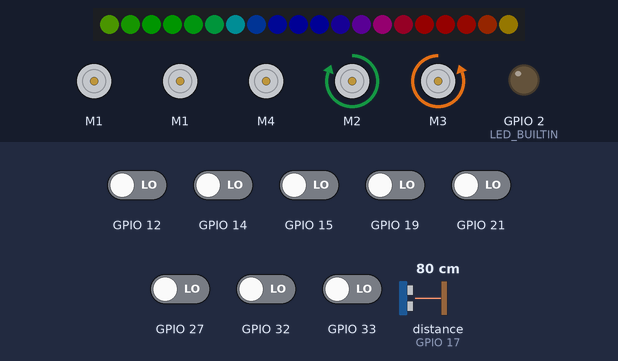
A program run on a simulated ESP32. Parts: 20 RGB LEDs in strip order, left to right, 5 × DC motor (green arrow = forward, orange = backward, longer = faster), output pins drawn as LEDs (lit = HIGH). The inputs (shaded band) are chosen by the test bench; at power-on: GPIO 12, GPIO 14, GPIO 15, GPIO 19, GPIO 21, GPIO 27, GPIO 32, GPIO 33 LOW, distance to the obstacle (sensor on GPIO 17) 80 cm. Dim RGB values are drawn brighter than linear; what the program prints to the serial monitor is not drawn.

Above: at 11.7 s.
11.8 s: distance to the obstacle (sensor on GPIO 17) set to 35 cm
At 12.19 s:
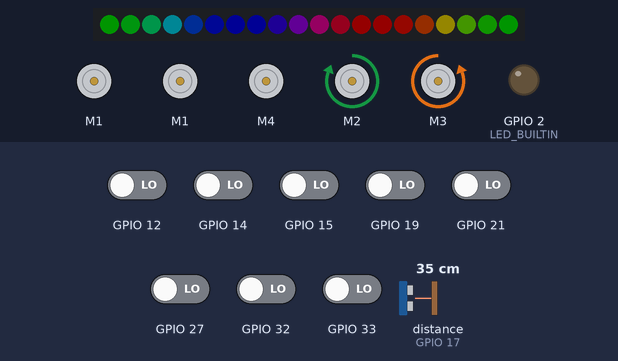
14.8 s: GPIO 12 driven HIGH
At 14.9 s:
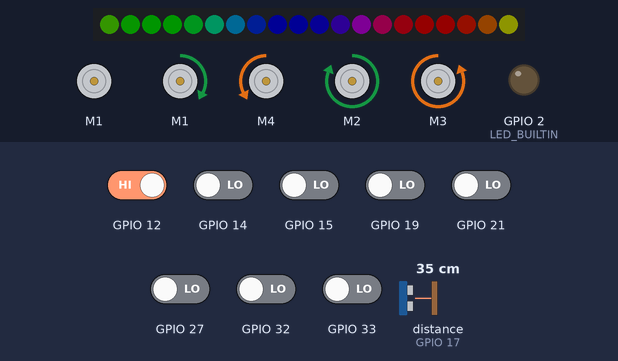
17.4 s: distance to the obstacle (sensor on GPIO 17) set to 2 cm
At 17.62 s:
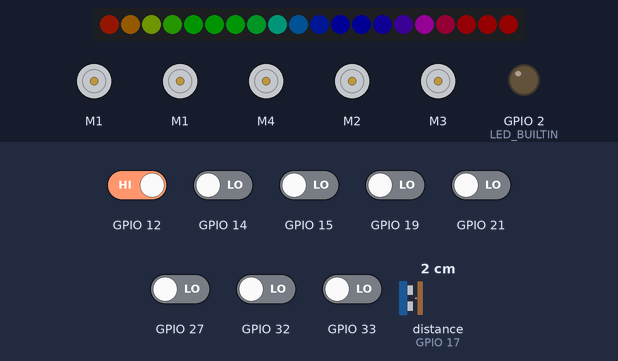
19.8 s: distance to the obstacle (sensor on GPIO 17) set to 18 cm
At 20.33 s:
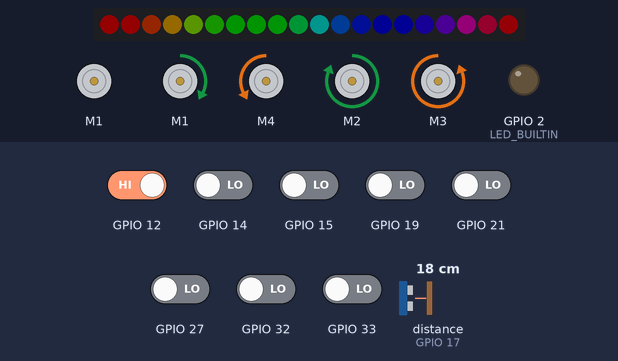
22.8 s: GPIO 15 driven HIGH
At 24.28 s:
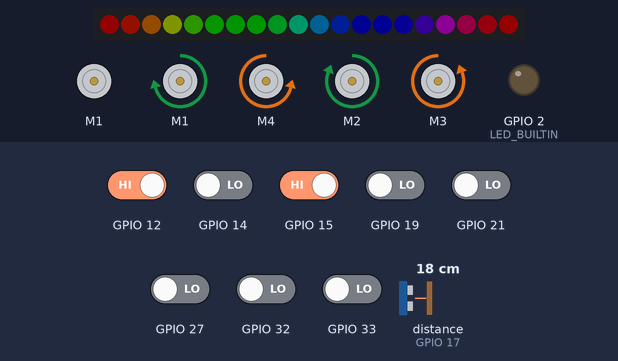
25.3 s: GPIO 14 driven HIGH
At 26.1 s:
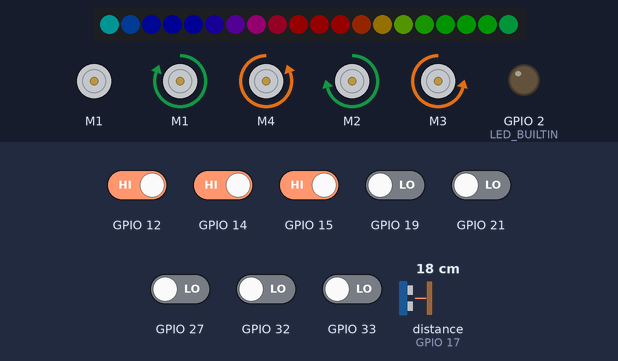
Timing chart, 0 to 28.3 s (numbered marks = the images above; inputs shaded):
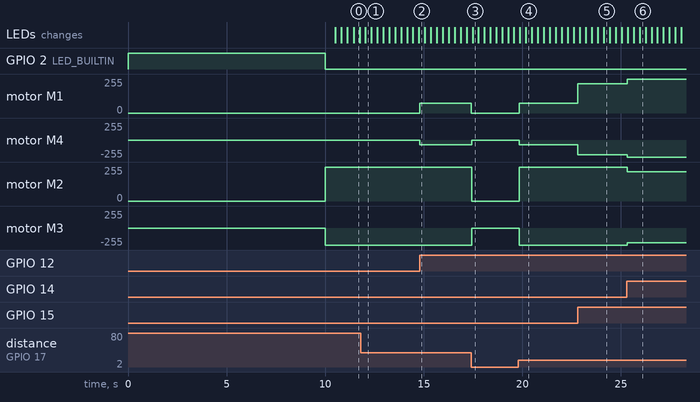

The program:

main.cpp
```cpp
#include <Arduino.h>
#include <QTRSensors.h>
#include <Ultrasonic.h>
#include <SPI.h>
#include <Adafruit_MotorShield.h>
#include <PID_v1.h>

#include <WiFi.h>
#include <ESPmDNS.h>
#include <WiFiUdp.h>
#include <ArduinoOTA.h>

const char *ssid = "crunchlab";
const char *password = "crunchlab";
unsigned long previousMillis;

#include <Adafruit_DotStar.h>

// There is only one pixel on the board
#define NUMPIXELS 20

// Use these pin definitions for the ItsyBitsy M4
#define DATAPIN 5
#define CLOCKPIN 4 // 13

Adafruit_DotStar strip(NUMPIXELS, DATAPIN, CLOCKPIN, DOTSTAR_BRG);

// Entre 0 et 1
#define SPEED_FACTOR 1
/*
#define Kp 0.05
#define Ki 1
#define Kd 2.5
*/

/*
  MOTOR
*/
Adafruit_MotorShield AFMS = Adafruit_MotorShield();

Adafruit_DCMotor *myMotor1 = AFMS.getMotor(1);
Adafruit_DCMotor *myMotor2 = AFMS.getMotor(4);
Adafruit_DCMotor *myMotor3 = AFMS.getMotor(2);
Adafruit_DCMotor *myMotor4 = AFMS.getMotor(3);

Adafruit_DCMotor tab[] = {*myMotor1, *myMotor2, *myMotor3, *myMotor4};

int speed_gauche = 0;
int speed_droite = 0;

/*
  LINE FOLLOWER
*/
QTRSensors qtr;

const uint8_t SensorCount = 8;
uint16_t sensorValues[SensorCount];
int last_error = 0;
int error = 0;
int sum_error = 0;

/*
  ULTRASON
*/
Ultrasonic ultrasonic(17);
long RangeInInches;
long RangeInCentimeters;

/*
  PID
*/
double Setpoint, Input, Output;

// Specify the links and initial tuning parameters
double Kp = 0.075, Ki = 0.001, Kd = 0.005; // 0.1 OK
// 0.05 0.005 et 0 // 14.29
// Kp=0.05, Ki=0.005, Kd=0.05; 14.5
// Kp=0.1, Ki=0.000, Kd=0.0; 14
// Kp=0.05, Ki=0.005, Kd=0.005; sympa
PID myPID(&Input, &Output, &Setpoint, Kp, Ki, Kd, DIRECT);

TaskHandle_t Task1;
TaskHandle_t Task2;

void rainbow(int wait){
  // Hue of first pixel runs 5 complete loops through the color wheel.
  // Color wheel has a range of 65536 but it's OK if we roll over, so
  // just count from 0 to 5*65536. Adding 256 to firstPixelHue each time
  // means we'll make 5*65536/256 = 1280 passes through this outer loop:
  for (long firstPixelHue = 0; firstPixelHue < 5 * 65536; firstPixelHue += 256)
  {
    for (int i = 0; i < strip.numPixels(); i++)
    { // For each pixel in strip...
      // Offset pixel hue by an amount to make one full revolution of the
      // color wheel (range of 65536) along the length of the strip
      // (strip.numPixels() steps):
      int pixelHue = firstPixelHue + (i * 65536L / strip.numPixels());
      // strip.ColorHSV() can take 1 or 3 arguments: a hue (0 to 65535) or
      // optionally add saturation and value (brightness) (each 0 to 255).
      // Here we're using just the single-argument hue variant. The result
      // is passed through strip.gamma32() to provide 'truer' colors
      // before assigning to each pixel:
      strip.setPixelColor(i, strip.gamma32(strip.ColorHSV(pixelHue)));
    }
    strip.show(); // Update strip with new contents
    delay(wait);  // Pause for a moment
  }
}

void initOTA()
{
  // Port defaults to 3232
  // ArduinoOTA.setPort(3232);

  // Hostname defaults to esp3232-[MAC]
  ArduinoOTA.setHostname("ESP32");

  // No authentication by default
  // ArduinoOTA.setPassword("admin");

  // Password can be set with it's md5 value as well
  // MD5(admin) = 21232f297a57a5a743894a0e4a801fc3
  // ArduinoOTA.setPasswordHash("21232f297a57a5a743894a0e4a801fc3");

  ArduinoOTA
      .onStart([]()
               {
    String type;
    if (ArduinoOTA.getCommand() == U_FLASH)
      type = "sketch";
    else // U_SPIFFS
      type = "filesystem";

    // NOTE: if updating SPIFFS this would be the place to unmount SPIFFS using SPIFFS.end()
    Serial.println("Start updating " + type); })
      .onEnd([]()
             { Serial.println("\nEnd"); })
      .onProgress([](unsigned int progress, unsigned int total)
                  { Serial.printf("Progress: %u%%\r", (progress / (total / 100))); })
      .onError([](ota_error_t error)
               {
    Serial.printf("Error[%u]: ", error);
    if (error == OTA_AUTH_ERROR) Serial.println("Auth Failed");
    else if (error == OTA_BEGIN_ERROR) Serial.println("Begin Failed");
    else if (error == OTA_CONNECT_ERROR) Serial.println("Connect Failed");
    else if (error == OTA_RECEIVE_ERROR) Serial.println("Receive Failed");
    else if (error == OTA_END_ERROR) Serial.println("End Failed"); });

  ArduinoOTA.begin();
}

void calibrationLine()
{
  pinMode(LED_BUILTIN, OUTPUT);
  digitalWrite(LED_BUILTIN, HIGH); // turn on Arduino's LED to indicate we are in calibration mode

  // 2.5 ms RC read timeout (default) * 10 reads per calibrate() call
  // = ~25 ms per calibrate() call.
  // Call calibrate() 400 times to make calibration take about 10 seconds.
  for (uint16_t i = 0; i < 400; i++)
  {
    qtr.calibrate();
  }
  digitalWrite(LED_BUILTIN, LOW); // turn off Arduino's LED to indicate we are through with calibration

  // print the calibration minimum values measured when emitters were on

  for (uint8_t i = 0; i < SensorCount; i++)
  {
    Serial.print(qtr.calibrationOn.minimum[i]);
    Serial.print(' ');
  }
  Serial.println();

  // print the calibration maximum values measured when emitters were on
  for (uint8_t i = 0; i < SensorCount; i++)
  {
    Serial.print(qtr.calibrationOn.maximum[i]);
    Serial.print(' ');
  }
  myPID.SetMode(AUTOMATIC);
  Serial.println();
  Serial.println();
}

int getPositionLine(){
  uint16_t position = qtr.readLineBlack(sensorValues);

  for (uint8_t i = 0; i < SensorCount; i++)
  {
    Serial.print(sensorValues[i]);
    Serial.print('\t');
  }
  Serial.print("   ");
  Serial.println(position);
  return position;
}

void turn(int speed_gauche, int speed_droite, int sens){
  uint8_t i = 0;
  /*
  for (int j = 0; j < 4; j++)
  {
    tab[j].run(sens);
  }
  */
  tab[0].run(FORWARD);
  tab[1].run(BACKWARD);
  tab[2].run(FORWARD);
  tab[3].run(BACKWARD);

  tab[0].setSpeed(speed_gauche * SPEED_FACTOR);
  tab[1].setSpeed(speed_gauche * SPEED_FACTOR);
  tab[2].setSpeed(speed_droite * SPEED_FACTOR);
  tab[3].setSpeed(speed_droite * SPEED_FACTOR);
}

void LineFollower(int position)
{
  if (position > 3500)
  {
    speed_droite = 255 - (position - 3500) / 13.73;
    speed_gauche = 255;
  }
  if (position < 3500)
  {
    speed_droite = 255;
    speed_gauche = (position) / 13.73;
  }
  // Serial.print(" speed gauche = ");
  // Serial.print(speed_gauche);
  // Serial.print(" speed droit = ");
  // Serial.println(speed_droite);

  turn(speed_gauche, speed_droite, 1);
}

void stop()
{
  Serial.println("stop");
  for (int j = 0; j < 4; j++)
  {
    tab[j].run(RELEASE);
    delay(10);
  }
}

void PIDLineFollower(int position, int goal)
{
  error = position - goal;
  sum_error += error;

  int motorSpeed = Kp * error + Ki * sum_error + Kd * (error - last_error);

  last_error = error;

  if (position == 3500)
  {
    sum_error = 0;
  }

  if (position > 3500)
  {
    speed_gauche = 255 - motorSpeed;
    speed_droite = 255;
  }

  if (position < 3500)
  {
    speed_gauche = 255;
    speed_droite = 255 - motorSpeed;
  }

  if (speed_gauche < 0)
  {
    speed_gauche = 0;
  }
  if (speed_droite < 0)
  {
    speed_droite = 0;
  }

  if (speed_gauche > 255)
  {
    speed_gauche = 255;
  }
  if (speed_droite > 255)
  {
    speed_droite = 255;
  }

  Serial.print(" speed gauche = ");
  Serial.print(speed_gauche);
  Serial.print(" speed droit = ");
  Serial.print(speed_droite);
  Serial.print(" error = ");
  Serial.print(error);
  Serial.print(" somme = ");
  Serial.println(sum_error);
}

void PID_test(int position, int goal)
{
  int real_pos = position;

  if (real_pos > 3500)
  {
    int diff = position - 3500;
    Input = 3500 - diff;
  }
  else
  {
    Input = position;
  }

  Setpoint = goal;
  myPID.Compute();
  Serial.print(" ");
  Serial.print(Output);

  if (real_pos > 3500)
  {
    turn(255, 255 - Output, 2);
    Serial.print("Gauche : ");
    Serial.print(255);
    Serial.print(" Droite : ");
    Serial.println(255 - Output);
  }
  else
  {
    turn(255 - Output, 255, 2);
    Serial.print("Gauche : ");
    Serial.print(255 - Output);
    Serial.print(" Droite : ");
    Serial.println(255);
  }
}

int checkDistanceUS()
{
  RangeInCentimeters = ultrasonic.read(CM); // two measurements should keep an interval
  // Serial.println(RangeInCentimeters);       // 0~400cm
  if (RangeInCentimeters < 10)
  {
    stop();
    return 1;
  }

  return 0;
  // Serial.println(" cm");
}

void Task1code(void *pvParameters)
{
  while (true)
  {
    int pos = getPositionLine();
    if (!checkDistanceUS())
    {
      LineFollower(pos);
    }
  }
}

// Task2code: blinks an LED every 700 ms
void Task2code(void *pvParameters)
{
  while (true)
  {
    rainbow(10);
  }
}

void setup()
{

  strip.begin(); // Initialize pins for output
  strip.setBrightness(20);
  strip.show(); // Turn all LEDs off ASAP

  Serial.begin(115200);
  // configure the sensors
  /*
    Serial.println("Booting");
    WiFi.mode(WIFI_STA);
    WiFi.begin(ssid, password);
    while (WiFi.waitForConnectResult() != WL_CONNECTED)
    {
      Serial.println("Connection Failed! Rebooting...");
      delay(5000);
      ESP.restart();
    }

    initOTA();

    Serial.println("Ready");
    Serial.print("IP address: ");
    Serial.println(WiFi.localIP());
  */

  qtr.setTypeRC();
  // qtr.setSensorPins((const uint8_t[]){21, 18, 12, 27, 14, 32, 15, 33}, SensorCount);
  qtr.setSensorPins((const uint8_t[]){19, 12, 27, 33, 32, 15, 14, 21}, SensorCount);
  calibrationLine();

  if (!AFMS.begin())
  { // create with the default frequency 1.6KHz
    // if (!AFMS.begin(1000)) {  // OR with a different frequency, say 1KHz
    Serial.println("Could not find Motor Shield. Check wiring.");
    while (1)
      ;
  }
  Serial.println("Motor Shield found.");
  // Set the speed to start, from 0 (off) to 255 (max speed)
  myMotor1->setSpeed(250);
  myMotor1->run(FORWARD);
  myMotor1->run(RELEASE);

  xTaskCreatePinnedToCore(
      Task1code, /* Task function. */
      "Task1",   /* name of task. */
      10000,     /* Stack size of task */
      NULL,      /* parameter of the task */
      2,         /* priority of the task */
      &Task1,    /* Task handle to keep track of created task */
      0);        /* pin task to core 0 */
  delay(500);

  // create a task that will be executed in the Task2code() function, with priority 1 and executed on core 1
  xTaskCreatePinnedToCore(
      Task2code, /* Task function. */
      "Task2",   /* name of task. */
      10000,     /* Stack size of task */
      NULL,      /* parameter of the task */
      2,         /* priority of the task */
      &Task2,    /* Task handle to keep track of created task */
      1);        /* pin task to core 1 */
}

void loop()
{
  // read calibrated sensor values and obtain a measure of the line position
  // from 0 to 5000 (for a white line, use readLineWhite() instead)
  // ArduinoOTA.handle();

  /* V2 */
  // PID_test(pos,3500);
}
```

Measured:
- after the input at 14.8 s, motor M1: stopped → forward 72/255 at once; motor M4: stopped → backward 72/255 at once
- after the input at 17.4 s, motor M1: forward 72/255 → stopped at once; motor M4: backward 72/255 → stopped at once; motor M2: forward 255/255 → stopped at once; motor M3: backward 255/255 → stopped after 0.05 s
- after the input at 19.8 s, motor M1: stopped → forward 72/255 at once; motor M4: stopped → backward 72/255 at once; motor M2: stopped → forward 255/255 at once; motor M3: stopped → backward 255/255 at once
- after the input at 22.8 s, motor M1: forward 72/255 → forward 218/255 at once; motor M4: backward 72/255 → backward 218/255 at once
- after the input at 25.3 s, motor M1: forward 218/255 → forward 255/255 at once; motor M4: backward 218/255 → backward 255/255 at once; motor M2: forward 255/255 → forward 218/255 at once; motor M3: backward 255/255 → backward 218/255 at once
